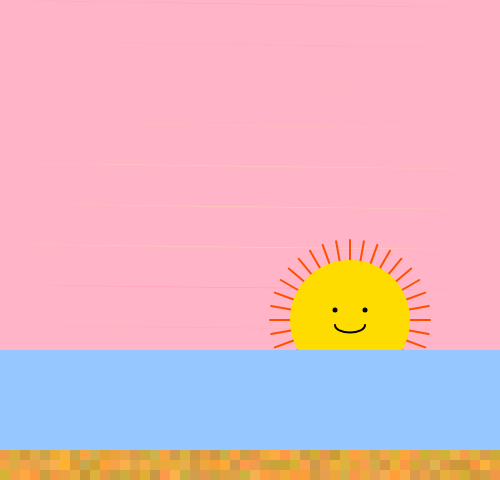
Frame 1 (no input)
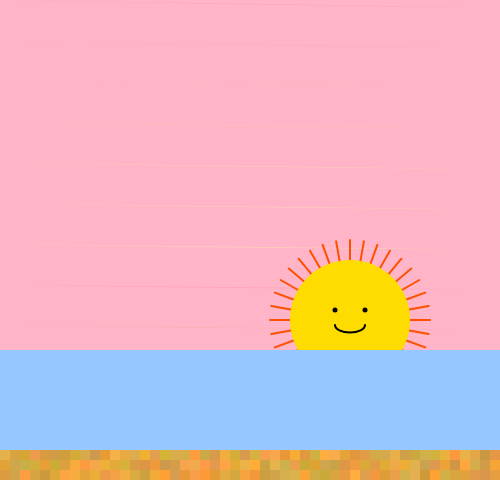
Frame 2 (the mouse pressed at the canvas centre, redrawn once)

The p5.js sketch that drew these frames (run headless with seeded random() and noise() and a simulated clock; the mouse was pressed at the canvas centre and the sketch redrawn once):

// p5.js sketch
// ── sketch.js
function setup() {
  createCanvas(500,480);
  noLoop();
  angleMode(DEGREES);
}

function draw() {
  drawBackground();
  drawSol();
  drawMar();
  drawArena();
}

function drawBackground() {
  background(255, 180, 200);
  noStroke();
  for (let y = 0; y < height; y += 40) {
    fill(255, 100 + y % 255, 150, 90);
    beginShape();
    for (let x = 0; x < width; x += 40) {
      let wave = sin((x + y) * 0.1) * 10;
      vertex(x, y + wave);
    }
    endShape(CLOSE);
  }
}

function drawSol() {
  let sunX = width / 2 + 100;
  let sunY = 320;
  let radius = 60;

  push();
  stroke(255, 80, 0);
  strokeWeight(2);
  for (let i = 0; i < 360; i += 10) {
    let x1 = sunX + cos(i) * radius;
    let y1 = sunY + sin(i) * radius;
    let x2 = sunX + cos(i) * (radius + 20);
    let y2 = sunY + sin(i) * (radius + 20);
    line(x1, y1, x2, y2);
  }
  pop();

  fill(255, 220, 0);
  noStroke();
  ellipse(sunX, sunY, radius * 2, radius * 2);

  fill(0);
  ellipse(sunX - 15, sunY - 10, 5, 5);
  ellipse(sunX + 15, sunY - 10, 5, 5);
  noFill();
  stroke(0);
  strokeWeight(2);
  arc(sunX, sunY + 5, 30, 15, 0, 180);
}

function drawMar() {
  noStroke();
  fill(150, 200, 255);
  rect(0, 350, width, 100);
}

function drawArena() {
  noStroke();
  for (let y = 450; y < height; y += 10) {
    for (let x = 0; x < width; x += 10) {
      let r = random(200, 255);
      let g = random(150, 180);
      let b = random(50, 80);
      fill(r, g, b);
      rect(x, y, 10, 10);
    }
  }
}
